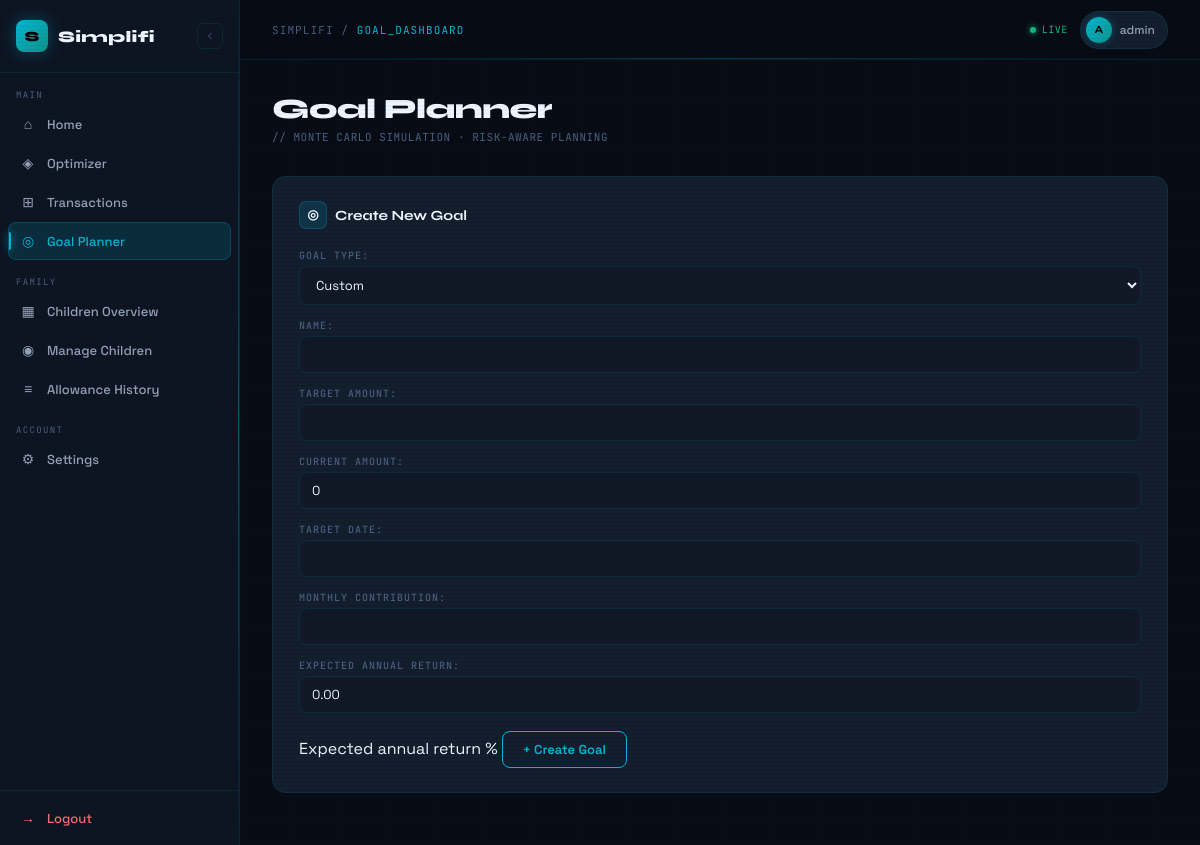
/finance/goals/ (signed in), run on an earlier commit of the app's database.
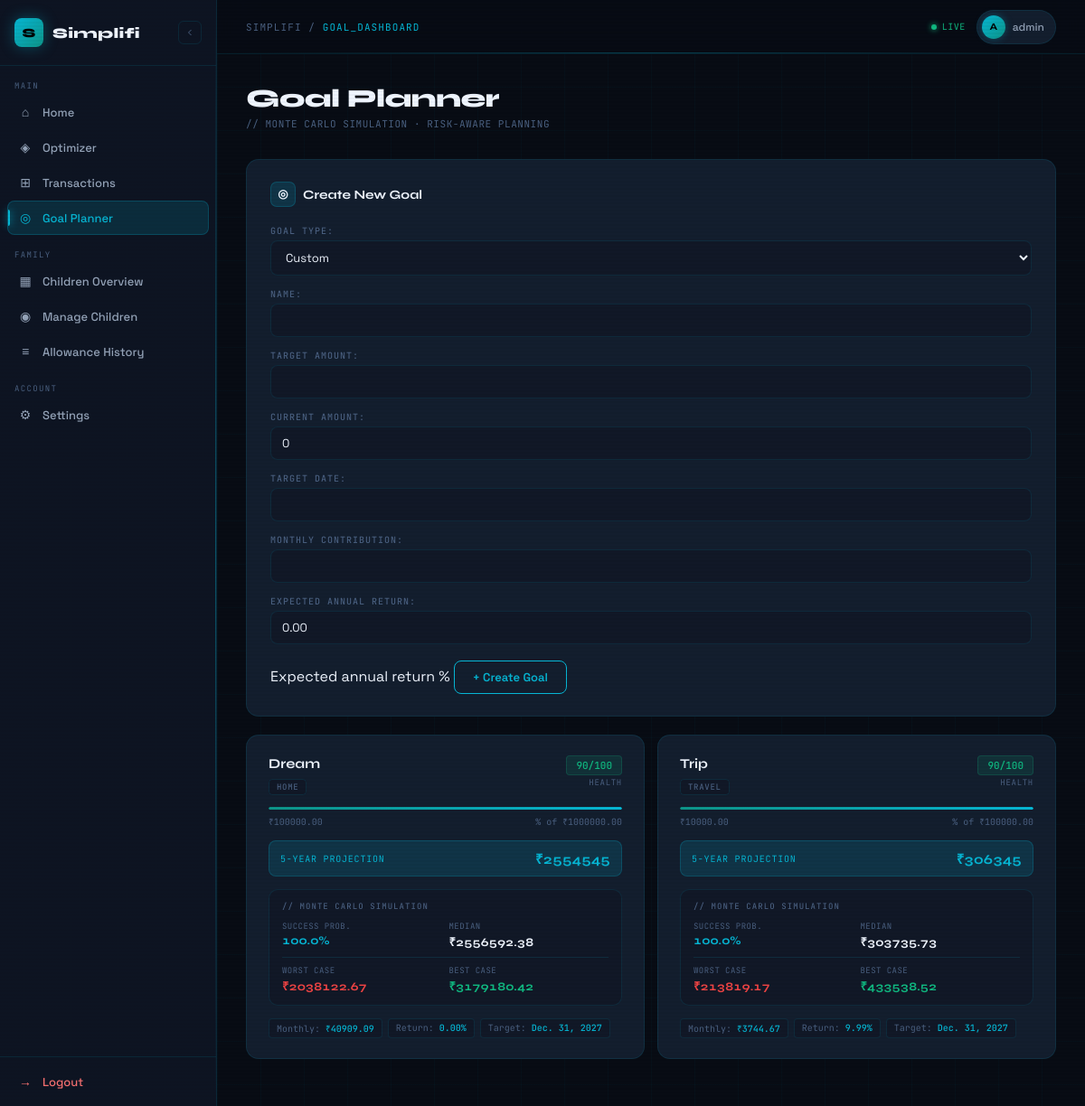
And on a later commit of the database.
### accounts/models.py (models this page shows, shortened)
class User(AbstractUser):
    ROLE_CHOICES = (
        ("parent", "Parent"),
        ("child", "Child"),
    )
    role = models.CharField(
        max_length=20,
        choices=ROLE_CHOICES,
        default="parent"
    )
    phone = models.CharField(max_length=15, blank=True)
    income_range = models.CharField(
        max_length=50,
        choices=[
            ('<5L', 'Below 5L'),
            ('5-10L', '5–10L'),
            ('10-25L', '10–25L'),
            ('25L+', '25L+'),
        ],
        blank=True
    )

### finance/models.py (models this page shows, shortened)
class FinancialGoal(models.Model):
    GOAL_TYPES = [
        ("emergency", "Emergency Fund"),
        ("travel", "Travel"),
        ("home", "Home"),
        ("retirement", "Retirement"),
        ("custom", "Custom"),
    ]
    user = models.ForeignKey(settings.AUTH_USER_MODEL, on_delete=models.CASCADE)
    goal_type = models.CharField(max_length=20, choices=GOAL_TYPES, default="custom")
    name = models.CharField(max_length=100)
    target_amount = models.DecimalField(max_digits=14, decimal_places=2)
    current_amount = models.DecimalField(max_digits=14, decimal_places=2, default=0)
    target_date = models.DateField(null=True, blank=True)
    monthly_contribution = models.DecimalField(
        max_digits=12,
        decimal_places=2,
        null=True,
        blank=True
    )
    expected_annual_return = models.DecimalField(
        max_digits=5,
        decimal_places=2,
        default=Decimal("0.00"),
        help_text="Expected annual return %"
    )
    created_at = models.DateTimeField(default=timezone.now)
    class Meta:
        ordering = ["-created_at"]

### finance/views.py (the view)
# urls.py: path("goals/", goal_dashboard, name="goal_dashboard"),
@login_required
def goal_dashboard(request):
    warning = None
    if request.method == "POST":
        form = FinancialGoalForm(request.POST)
        if form.is_valid():
            goal = form.save(commit=False)
            goal.user = request.user
            engine = GoalEngine(
                goal.target_amount,
                goal.current_amount,
                goal.expected_annual_return
            )
            if goal.target_date:
                months = (
                    (goal.target_date.year - date.today().year) * 12
                    + (goal.target_date.month - date.today().month)
                )
                goal.monthly_contribution = engine.required_monthly_for_timeline(months)
            elif goal.monthly_contribution:
                months = engine.months_required(goal.monthly_contribution)
                if months:
                    goal.target_date = date.today().replace(
                        year=date.today().year + int(months // 12)
                    )
            goal.save()
            return redirect("goal_dashboard")
    else:
        form = FinancialGoalForm()
    goals = FinancialGoal.objects.filter(user=request.user)
    enriched_goals = []
    for goal in goals:
        years = 5  # Or calculate from target_date
        engine = MicroPlannerEngine(
            goal.target_amount,
            goal.current_amount,
            goal.monthly_contribution or 0,
            goal.expected_annual_return,
            years
        )
        projection = engine.projected_value()
        monte = engine.monte_carlo()
        health = engine.health_score(monte["success_rate"])
        enriched_goals.append({
            "goal": goal,
            "projection": projection,
            "monte": monte,
            "health": health,
        })
    return render(
        request,
        "finance/goals.html",
        {
            "form": form,
            "goals": enriched_goals,
            "warning": warning,
        }
    )

### finance/forms.py
class FinancialGoalForm(forms.ModelForm):
    class Meta:
        model = FinancialGoal
        fields = [
            "goal_type",
            "name",
            "target_amount",
            "current_amount",
            "target_date",
            "monthly_contribution",
            "expected_annual_return",
        ]

### finance/planner_engine.py (called while the page is built)
    def projected_value(self):
        r = self.annual_return / 100 / 12
        value = float(self.current)
        for _ in range(self.months):
            value = value * (1 + r) + float(self.monthly)
        return Decimal(value)

    def monte_carlo(self, simulations=500):
        results = []
        for _ in range(simulations):
            value = float(self.current)
            for _ in range(self.months):
                random_return = random.gauss(
                    self.annual_return / 100 / 12,
                    0.02   # volatility assumption (2% monthly)
                )
                value = value * (1 + random_return) + float(self.monthly)
            results.append(value)
        success_rate = sum(1 for r in results if r >= float(self.target)) / simulations
        median_value = statistics.median(results)
        return {
            "success_rate": round(success_rate * 100, 2),
            "median_value": round(median_value, 2),
            "worst_case": round(min(results), 2),
            "best_case": round(max(results), 2),
        }

    def health_score(self, success_rate):
        if success_rate >= 80:
            return 90
        elif success_rate >= 60:
            return 75
        elif success_rate >= 40:
            return 55
        else:
            return 30

### finance/templates/finance/goals.html (shortened to what this page needs)
{% extends "accounts/dashboard.html" %}
{% block content %}
<div class="page-header">
  <div>
    <div class="page-title">Goal Planner</div>
    <div class="page-subtitle">// MONTE CARLO SIMULATION · RISK-AWARE PLANNING</div>
  </div>
</div>
<div class="section-card delay-1" style="margin-bottom:20px;">
  <div class="section-title">
    <div class="section-icon">◎</div>
    Create New Goal
  </div>
  <form method="POST">
    {{ form }}
    <button class="submit-btn"><span>+ Create Goal</span></button>
  </form>
</div>
{% if goals %}
<div class="goals-grid">
  {% for g in goals %}
  <div class="goal-card">
    <div class="goal-header">
      <div>
        <div class="goal-name">{{ g.goal.name }}</div>
        <span class="goal-type-badge">{{ g.goal.get_goal_type_display }}</span>
      </div>
      <div class="health-badge">
        <span class="health-score
          {% if g.health >= 80 %}green
          {% elif g.health >= 60 %}amber
          {% elif g.health >= 40 %}orange
          {% else %}red{% endif %}">
          {{ g.health }}/100
        </span>
        <span class="health-label">HEALTH</span>
      </div>
    </div>
    <div>
      <div class="progress-track">
        <div class="progress-fill" style="width:{{ g.goal.progress_percent|floatformat:0 }}%"></div>
      </div>
      <div class="progress-meta">
        <span>₹{{ g.goal.current_amount }}</span>
        <span>{{ g.goal.progress_percent|floatformat:0 }}% of ₹{{ g.goal.target_amount }}</span>
      </div>
    </div>
    <div class="projection-line">
      <span class="projection-label">5-Year Projection</span>
      <span class="projection-value mono">₹{{ g.projection|floatformat:0 }}</span>
    </div>
    <div class="monte-box">
      <div class="monte-title">// Monte Carlo Simulation</div>
      <div class="monte-grid">
        <div class="monte-item highlight">
          <span class="monte-item-label">SUCCESS PROB.</span>
          <span class="monte-item-value">{{ g.monte.success_rate }}%</span>
        </div>
        <div class="monte-item">
          <span class="monte-item-label">MEDIAN</span>
          <span class="monte-item-value">₹{{ g.monte.median_value }}</span>
        </div>
        <div class="monte-divider"></div>
        <div class="monte-item">
          <span class="monte-item-label">WORST CASE</span>
          <span class="monte-item-value" style="color:var(--red);">₹{{ g.monte.worst_case }}</span>
        </div>
        <div class="monte-item">
          <span class="monte-item-label">BEST CASE</span>
          <span class="monte-item-value" style="color:var(--green);">₹{{ g.monte.best_case }}</span>
        </div>
      </div>
    </div>
    <div class="goal-footer">
      <span class="goal-pill">Monthly: <strong>₹{{ g.goal.monthly_contribution }}</strong></span>
      <span class="goal-pill">Return: <strong>{{ g.goal.expected_annual_return }}%</strong></span>
      <span class="goal-pill">Target: <strong>{% if g.goal.target_date %}{{ g.goal.target_date }}{% else %}TBD{% endif %}</strong></span>
    </div>
  </div>
  {% endfor %}
</div>
{% endif %}
{% endblock %}

### accounts/templates/accounts/dashboard.html (shortened to what this page needs)
{% load static %}
<!DOCTYPE html>
<html lang="en">
<head>
</head>
<body>
<div class="shell">
  <aside class="sidebar" id="sidebar">
    <div class="sidebar-logo">
      <div class="logo-mark" onclick="toggleSidebar()">S</div>
      <span class="logo-text">Simplifi</span>
      <button class="toggle-btn" onclick="toggleSidebar()" title="Collapse">
        <svg width="12" height="12" fill="none" stroke="currentColor" stroke-width="2" viewBox="0 0 24 24">
          <path d="M15 18l-6-6 6-6"/>
        </svg>
      </button>
    </div>
    <nav>
      {% if request.user.role == "parent" %}
        <div class="nav-section-label">Main</div>
        <a href="{% url 'dashboard_home' %}" class="nav-link {% if request.resolver_match.url_name == 'dashboard_home' %}active{% endif %}">
          <span class="nav-icon">⌂</span>
          <span class="nav-label">Home</span>
        </a>
        <a href="{% url 'finance_overview' %}" class="nav-link {% if request.resolver_match.url_name == 'finance_overview' %}active{% endif %}">
          <span class="nav-icon">◈</span>
          <span class="nav-label">Optimizer</span>
        </a>
        <a href="{% url 'transactions' %}" class="nav-link {% if request.resolver_match.url_name == 'transactions' %}active{% endif %}">
          <span class="nav-icon">⊞</span>
          <span class="nav-label">Transactions</span>
        </a>
        <a href="{% url 'goal_dashboard' %}" class="nav-link {% if request.resolver_match.url_name == 'goal_dashboard' %}active{% endif %}">
          <span class="nav-icon">◎</span>
          <span class="nav-label">Goal Planner</span>
        </a>
        <div class="nav-section-label" style="margin-top:8px;">Family</div>
        <a href="{% url 'parent_children_dashboard' %}" class="nav-link">
          <span class="nav-icon">▦</span>
          <span class="nav-label">Children Overview</span>
        </a>
        <a href="{% url 'children_list' %}" class="nav-link {% if request.resolver_match.url_name == 'children_list' %}active{% endif %}">
          <span class="nav-icon">◉</span>
          <span class="nav-label">Manage Children</span>
        </a>
        <a href="{% url 'allowance_history' %}" class="nav-link">
          <span class="nav-icon">≡</span>
          <span class="nav-label">Allowance History</span>
        </a>
        <div class="nav-section-label" style="margin-top:8px;">Account</div>
        <a href="{% url 'settings_page' %}" class="nav-link {% if request.resolver_match.url_name == 'settings_page' %}active{% endif %}">
          <span class="nav-icon">⚙</span>
          <span class="nav-label">Settings</span>
        </a>
      {% endif %}
    </nav>
    <div class="sidebar-footer">
      <a href="{% url 'logout' %}" class="logout-link">
        <span class="nav-icon">→</span>
        <span class="logout-label">Logout</span>
      </a>
    </div>
  </aside>
  <div class="main" id="main">
    <div class="topbar">
      <div class="topbar-left">
        <div class="topbar-title">
          SIMPLIFI / <span>{{ request.resolver_match.url_name|upper|default:"DASHBOARD" }}</span>
        </div>
      </div>
      <div class="topbar-right">
        <div class="live-dot">
          <div class="live-pulse"></div>
          LIVE
        </div>
        <div class="user-chip">
          <div class="user-avatar">{{ request.user.username|first|upper }}</div>
          {{ request.user.username }}
        </div>
      </div>
    </div>
    <div class="content-area">
      {% block content %}{% endblock %}
    </div>
  </div>
</div>
</body>
</html>

### finance/templates/finance/goals.html (style rules this page uses)
.goals-grid { display: grid; grid-template-columns: 1fr 1fr; gap: 14px; margin-bottom: 20px; }
.goal-card { background: var(--surface); border: 1px solid var(--border); border-radius: 14px; padding: 22px 24px; display: flex; flex-direction: column; gap: 14px; transition: border-color 0.3s, transform 0.3s, box-shadow 0.3s; animation: cardIn 0.5s cubic-bezier(0.16,1,0.3,1) both; position: relative; overflow: hidden; }
.goal-card::before { content: ''; position: absolute; top: 0; left: 0; right: 0; height: 1px; background: linear-gradient(90deg, transparent, var(--cyan), transparent); opacity: 0; transition: opacity 0.3s; }
.goal-card:nth-child(1) { animation-delay: 0.05s; }
.goal-card:nth-child(2) { animation-delay: 0.12s; }
.goal-header { display: flex; align-items: flex-start; justify-content: space-between; gap: 10px; }
.goal-name { font-family: 'Syne', sans-serif; font-size: 15px; font-weight: 700; color: var(--ink); margin-bottom: 4px; }
.goal-type-badge { font-family: 'JetBrains Mono', monospace; font-size: 9px; font-weight: 500; background: var(--bg-3); border: 1px solid var(--border); color: var(--ink-3); padding: 2px 8px; border-radius: 4px; letter-spacing: 0.08em; text-transform: uppercase; }
.health-badge { display: flex; flex-direction: column; align-items: flex-end; flex-shrink: 0; gap: 2px; }
.health-score { font-family: 'JetBrains Mono', monospace; font-size: 11px; font-weight: 500; padding: 3px 10px; border-radius: 4px; white-space: nowrap; }
.health-score.green { background: rgba(16,185,129,0.12); color: var(--green); border: 1px solid rgba(16,185,129,0.2); }
.health-label { font-family: 'JetBrains Mono', monospace; font-size: 9px; color: var(--ink-3); letter-spacing: 0.08em; }
.progress-track { height: 3px; background: var(--bg-3); border-radius: 999px; overflow: hidden; margin-bottom: 6px; }
.progress-fill { height: 100%; background: linear-gradient(to right, var(--teal), var(--cyan)); border-radius: 999px; box-shadow: 0 0 8px var(--cyan-glow); transition: width 1s cubic-bezier(0.16,1,0.3,1); }
.progress-meta { display: flex; justify-content: space-between; font-family: 'JetBrains Mono', monospace; font-size: 10px; color: var(--ink-3); }
.projection-line { display: flex; align-items: center; justify-content: space-between; padding: 9px 12px; background: var(--cyan-dim); border: 1px solid var(--border-2); border-radius: 8px; }
.projection-label { font-family: 'JetBrains Mono', monospace; font-size: 10px; color: var(--cyan); letter-spacing: 0.08em; text-transform: uppercase; }
.projection-value { font-family: 'Syne', sans-serif; font-size: 15px; font-weight: 700; color: var(--cyan); }
.monte-box { background: var(--bg-3); border: 1px solid var(--border); border-radius: 10px; padding: 12px 14px; }
.monte-title { font-family: 'JetBrains Mono', monospace; font-size: 9px; font-weight: 500; text-transform: uppercase; letter-spacing: 0.12em; color: var(--ink-3); margin-bottom: 10px; }
.monte-grid { display: grid; grid-template-columns: 1fr 1fr; gap: 8px; }
.monte-item { display: flex; flex-direction: column; gap: 2px; }
.monte-item-label { font-family: 'JetBrains Mono', monospace; font-size: 9px; color: var(--ink-3); letter-spacing: 0.05em; }
.monte-item-value { font-family: 'Syne', sans-serif; font-size: 13px; font-weight: 700; color: var(--ink); font-variant-numeric: tabular-nums; }
.monte-item.highlight .monte-item-value { color: var(--cyan); }
.monte-divider { grid-column: 1 / -1; height: 1px; background: var(--border); }
.goal-footer { display: flex; gap: 6px; flex-wrap: wrap; }
.goal-pill { font-family: 'JetBrains Mono', monospace; font-size: 10px; background: var(--bg-3); border: 1px solid var(--border); border-radius: 4px; padding: 3px 8px; color: var(--ink-3); }
.goal-pill strong { color: var(--cyan); font-weight: 500; }

What changed in the data, as far as the page shows it:
added FinancialGoal: goal.name "Dream", goal.goal_type "HOME", health "90", goal.current_amount "100000.00", goal.target_amount "1000000.00", projection "2554545", monte.success_rate "100.0", monte.median_value "2556592.38", monte.worst_case "2038122.67", monte.best_case "3179180.42", goal.monthly_contribution "40909.09", goal.expected_annual_return "0.00", goal.target_date "Dec. 31, 2027"
added FinancialGoal: goal.name "Trip", goal.goal_type "TRAVEL", health "90", goal.current_amount "10000.00", goal.target_amount "100000.00", projection "306345", monte.success_rate "100.0", monte.median_value "303735.73", monte.worst_case "213819.17", monte.best_case "433538.52", goal.monthly_contribution "3744.67", goal.expected_annual_return "9.99", goal.target_date "Dec. 31, 2027"
